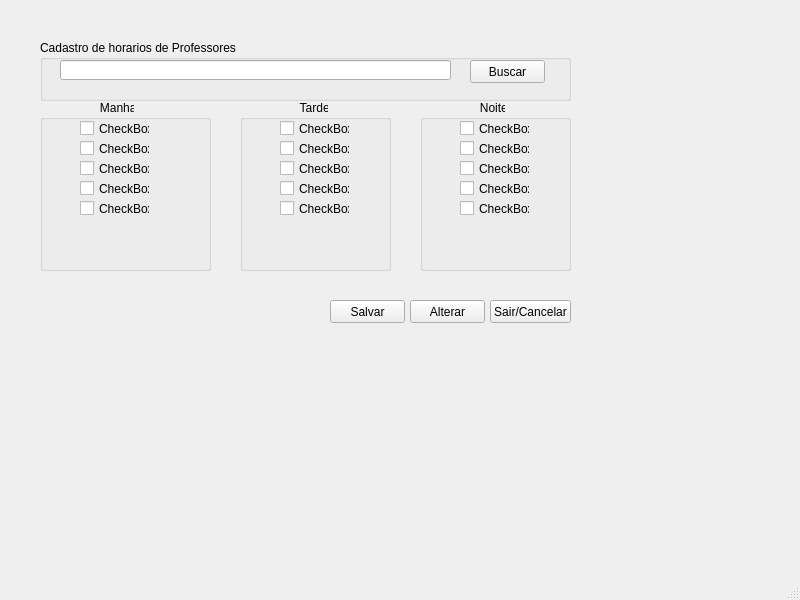
<?xml version="1.0" encoding="UTF-8"?>
<ui version="4.0">
 <class>cadastrohorario</class>
 <widget class="QMainWindow" name="cadastrohorario">
  <property name="geometry">
   <rect>
    <x>0</x>
    <y>0</y>
    <width>800</width>
    <height>600</height>
   </rect>
  </property>
  <property name="windowTitle">
   <string>MainWindow</string>
  </property>
  <widget class="QWidget" name="centralwidget">
   <widget class="QGroupBox" name="groupBox">
    <property name="geometry">
     <rect>
      <x>40</x>
      <y>100</y>
      <width>171</width>
      <height>171</height>
     </rect>
    </property>
    <property name="title">
     <string>                  Manha</string>
    </property>
    <widget class="QCheckBox" name="checkBox">
     <property name="geometry">
      <rect>
       <x>40</x>
       <y>20</y>
       <width>70</width>
       <height>17</height>
      </rect>
     </property>
     <property name="text">
      <string>CheckBox</string>
     </property>
    </widget>
    <widget class="QCheckBox" name="checkBox_2">
     <property name="geometry">
      <rect>
       <x>40</x>
       <y>40</y>
       <width>70</width>
       <height>17</height>
      </rect>
     </property>
     <property name="text">
      <string>CheckBox</string>
     </property>
    </widget>
    <widget class="QCheckBox" name="checkBox_3">
     <property name="geometry">
      <rect>
       <x>40</x>
       <y>60</y>
       <width>70</width>
       <height>17</height>
      </rect>
     </property>
     <property name="text">
      <string>CheckBox</string>
     </property>
    </widget>
    <widget class="QCheckBox" name="checkBox_14">
     <property name="geometry">
      <rect>
       <x>40</x>
       <y>80</y>
       <width>70</width>
       <height>17</height>
      </rect>
     </property>
     <property name="text">
      <string>CheckBox</string>
     </property>
    </widget>
    <widget class="QCheckBox" name="checkBox_15">
     <property name="geometry">
      <rect>
       <x>40</x>
       <y>100</y>
       <width>70</width>
       <height>17</height>
      </rect>
     </property>
     <property name="text">
      <string>CheckBox</string>
     </property>
    </widget>
   </widget>
   <widget class="QGroupBox" name="groupBox_2">
    <property name="geometry">
     <rect>
      <x>240</x>
      <y>100</y>
      <width>151</width>
      <height>171</height>
     </rect>
    </property>
    <property name="title">
     <string>                  Tarde</string>
    </property>
    <widget class="QCheckBox" name="checkBox_4">
     <property name="geometry">
      <rect>
       <x>40</x>
       <y>20</y>
       <width>70</width>
       <height>17</height>
      </rect>
     </property>
     <property name="text">
      <string>CheckBox</string>
     </property>
    </widget>
    <widget class="QCheckBox" name="checkBox_5">
     <property name="geometry">
      <rect>
       <x>40</x>
       <y>40</y>
       <width>70</width>
       <height>17</height>
      </rect>
     </property>
     <property name="text">
      <string>CheckBox</string>
     </property>
    </widget>
    <widget class="QCheckBox" name="checkBox_6">
     <property name="geometry">
      <rect>
       <x>40</x>
       <y>60</y>
       <width>70</width>
       <height>17</height>
      </rect>
     </property>
     <property name="text">
      <string>CheckBox</string>
     </property>
    </widget>
    <widget class="QCheckBox" name="checkBox_7">
     <property name="geometry">
      <rect>
       <x>40</x>
       <y>80</y>
       <width>70</width>
       <height>17</height>
      </rect>
     </property>
     <property name="text">
      <string>CheckBox</string>
     </property>
    </widget>
    <widget class="QCheckBox" name="checkBox_8">
     <property name="geometry">
      <rect>
       <x>40</x>
       <y>100</y>
       <width>70</width>
       <height>17</height>
      </rect>
     </property>
     <property name="text">
      <string>CheckBox</string>
     </property>
    </widget>
   </widget>
   <widget class="QGroupBox" name="groupBox_3">
    <property name="geometry">
     <rect>
      <x>420</x>
      <y>100</y>
      <width>151</width>
      <height>171</height>
     </rect>
    </property>
    <property name="title">
     <string>                  Noite</string>
    </property>
    <widget class="QCheckBox" name="checkBox_9">
     <property name="geometry">
      <rect>
       <x>40</x>
       <y>20</y>
       <width>70</width>
       <height>17</height>
      </rect>
     </property>
     <property name="text">
      <string>CheckBox</string>
     </property>
    </widget>
    <widget class="QCheckBox" name="checkBox_10">
     <property name="geometry">
      <rect>
       <x>40</x>
       <y>40</y>
       <width>70</width>
       <height>17</height>
      </rect>
     </property>
     <property name="text">
      <string>CheckBox</string>
     </property>
    </widget>
    <widget class="QCheckBox" name="checkBox_11">
     <property name="geometry">
      <rect>
       <x>40</x>
       <y>60</y>
       <width>70</width>
       <height>17</height>
      </rect>
     </property>
     <property name="text">
      <string>CheckBox</string>
     </property>
    </widget>
    <widget class="QCheckBox" name="checkBox_12">
     <property name="geometry">
      <rect>
       <x>40</x>
       <y>80</y>
       <width>70</width>
       <height>17</height>
      </rect>
     </property>
     <property name="text">
      <string>CheckBox</string>
     </property>
    </widget>
    <widget class="QCheckBox" name="checkBox_13">
     <property name="geometry">
      <rect>
       <x>40</x>
       <y>100</y>
       <width>70</width>
       <height>17</height>
      </rect>
     </property>
     <property name="text">
      <string>CheckBox</string>
     </property>
    </widget>
   </widget>
   <widget class="QGroupBox" name="groupBox_4">
    <property name="geometry">
     <rect>
      <x>40</x>
      <y>40</y>
      <width>531</width>
      <height>61</height>
     </rect>
    </property>
    <property name="title">
     <string>Cadastro de horarios de Professores</string>
    </property>
    <widget class="QLineEdit" name="lineEdit">
     <property name="geometry">
      <rect>
       <x>20</x>
       <y>20</y>
       <width>391</width>
       <height>20</height>
      </rect>
     </property>
    </widget>
    <widget class="QPushButton" name="pushButton">
     <property name="geometry">
      <rect>
       <x>430</x>
       <y>20</y>
       <width>75</width>
       <height>23</height>
      </rect>
     </property>
     <property name="text">
      <string>Buscar</string>
     </property>
    </widget>
   </widget>
   <widget class="QPushButton" name="pushButton_2">
    <property name="geometry">
     <rect>
      <x>330</x>
      <y>300</y>
      <width>75</width>
      <height>23</height>
     </rect>
    </property>
    <property name="text">
     <string>Salvar</string>
    </property>
   </widget>
   <widget class="QPushButton" name="pushButton_3">
    <property name="geometry">
     <rect>
      <x>410</x>
      <y>300</y>
      <width>75</width>
      <height>23</height>
     </rect>
    </property>
    <property name="text">
     <string>Alterar</string>
    </property>
   </widget>
   <widget class="QPushButton" name="pushButton_4">
    <property name="geometry">
     <rect>
      <x>490</x>
      <y>300</y>
      <width>81</width>
      <height>23</height>
     </rect>
    </property>
    <property name="text">
     <string>Sair/Cancelar</string>
    </property>
   </widget>
  </widget>
  <widget class="QMenuBar" name="menubar">
   <property name="geometry">
    <rect>
     <x>0</x>
     <y>0</y>
     <width>800</width>
     <height>21</height>
    </rect>
   </property>
  </widget>
  <widget class="QStatusBar" name="statusbar"/>
 </widget>
 <resources/>
 <connections/>
</ui>
